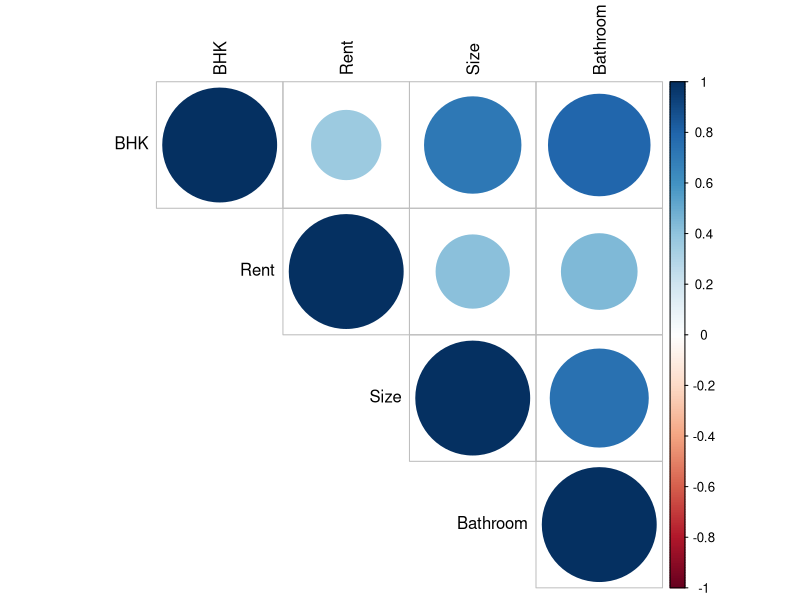
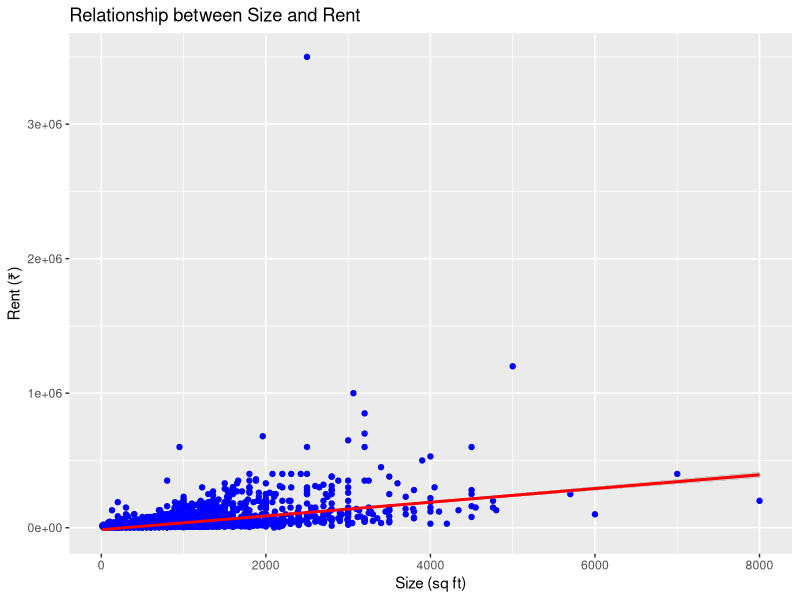

Source code (R) for these figures, in order:
# Load the dataset
HouseRentData <- read.csv("data/House_Rent_Dataset.csv", colClasses = c(
  BHK = "numeric",                     # Number of bedrooms
  Rent = "numeric",                    # Rent amount
  Size = "numeric",                    # Size in square feet
  Area_Type = "factor",                # Type of area (e.g., Super Area)
  Area_Locality = "factor",         # Locality name
  City = "factor",                     # City name
  Furnishing_Status = "factor",        # Furnishing status (e.g., Furnished)
  Tenant_Preferred = "factor",         # Tenant preference
  Bathroom = "numeric",                # Number of bathrooms
  Point_of_Contact = "factor"       # Point of contact information
))

# Display structure to verify data types
str(HouseRentData)

# Display first few rows to ensure data is loaded correctly
head(HouseRentData)

# Optional: View the dataset in spreadsheet-like interface
View(HouseRentData)

# Load necessary libraries
library(dplyr)  # For data manipulation
library(ggplot2)  # For visualizations
library(corrplot)  # For correlation plots

# Assuming `HouseRentData` is already loaded

# Measures of Frequency
# Frequency distribution for categorical variables
frequency_analysis <- function(data, column_name) {
  return(data %>%
           group_by(!!sym(column_name)) %>%
           summarize(Frequency = n()) %>%
           arrange(desc(Frequency)))
}

# Example: Frequency of cities
city_frequency <- frequency_analysis(HouseRentData, "City")
print(city_frequency)

# Measures of Central Tendency
# Mean, Median, Mode
mean_rent <- mean(HouseRentData$Rent, na.rm = TRUE)
median_rent <- median(HouseRentData$Rent, na.rm = TRUE)
mode_rent <- as.numeric(names(sort(table(HouseRentData$Rent), decreasing = TRUE)[1]))

cat("Mean Rent:", mean_rent, "\n")
cat("Median Rent:", median_rent, "\n")
cat("Mode Rent:", mode_rent, "\n")

# Measures of Distribution
# Range, Variance, Standard Deviation, Interquartile Range
range_rent <- range(HouseRentData$Rent, na.rm = TRUE)
variance_rent <- var(HouseRentData$Rent, na.rm = TRUE)
sd_rent <- sd(HouseRentData$Rent, na.rm = TRUE)
iqr_rent <- IQR(HouseRentData$Rent, na.rm = TRUE)

cat("Range of Rent:", range_rent, "\n")
cat("Variance of Rent:", variance_rent, "\n")
cat("Standard Deviation of Rent:", sd_rent, "\n")
cat("Interquartile Range of Rent:", iqr_rent, "\n")

# Measures of Relationship
# Correlation Matrix
# Selecting numeric variables for correlation
numeric_columns <- HouseRentData %>%
  select_if(is.numeric)

correlation_matrix <- cor(numeric_columns, use = "complete.obs")
print(correlation_matrix)

# Correlation heatmap
corrplot(correlation_matrix, method = "circle", type = "upper", tl.col = "black")

# Example: Scatter plot to visualize relationship
ggplot(HouseRentData, aes(x = Size, y = Rent)) +
  geom_point(color = "blue") +
  geom_smooth(method = "lm", col = "red") +
  labs(title = "Relationship between Size and Rent",
       x = "Size (sq ft)",
       y = "Rent (₹)")
